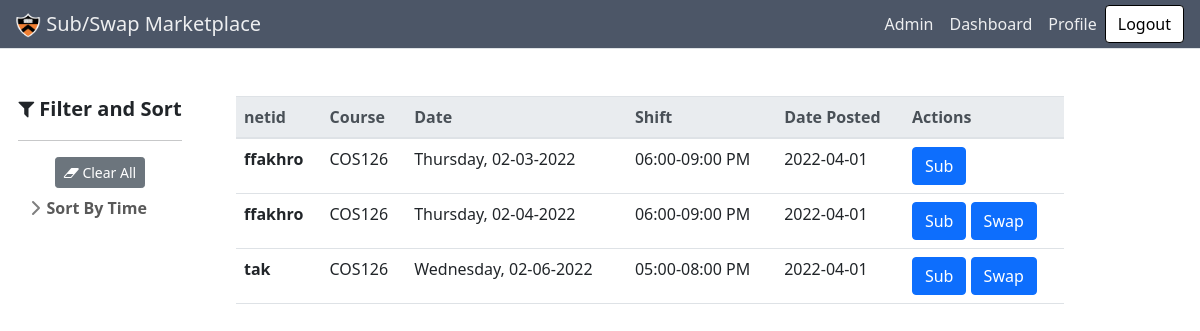
Page /dashboard (signed in) on the earlier database version.
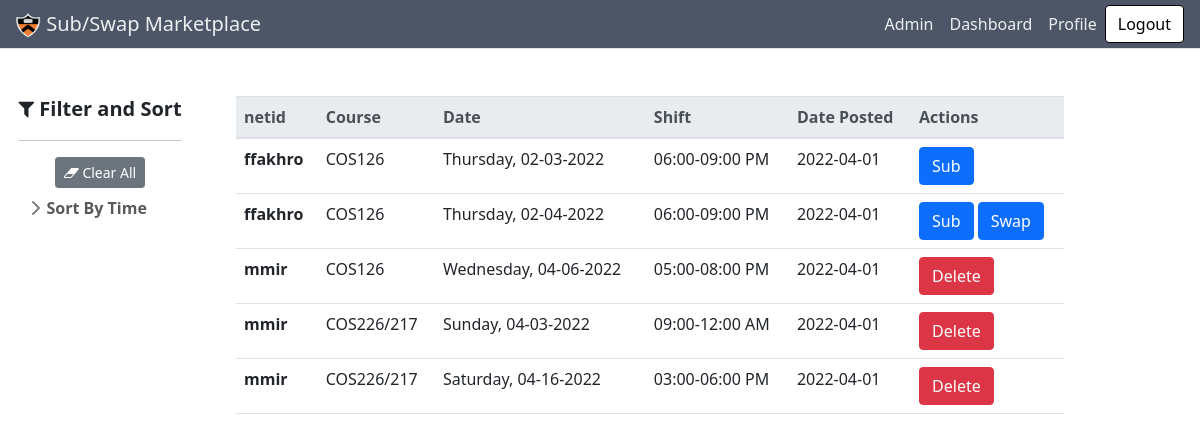
Same page on the later database version.
### subapp/models.py (models this page shows, shortened)
class Request(db.Model):
    id = db.Column(db.Integer, primary_key=True)
    swap = db.Column(db.Boolean, default=False, nullable=False)
    base_price = db.Column(db.Integer, nullable=False)
    accepted = db.Column(db.Boolean, default=False, nullable=False)
    bonus = db.Column(db.Integer, nullable=False, default=0)
    date_posted = db.Column(db.DateTime, nullable=False, default=datetime.utcnow)
    date_requested = db.Column(db.DateTime, nullable=False)
    posted_by = db.relationship(
        "User", secondary=a_posted_requests, back_populates='posted_requests')
    accepted_by = db.relationship(
        "User", secondary=a_accepted_requests, back_populates='accepted_requests')
    shift = db.relationship(
        "Shift", secondary=a_requested_shifts, back_populates="requests")

class User(db.Model, UserMixin):
    id = db.Column(db.Integer, primary_key=True)
    netid = db.Column(db.String(120), unique=True, nullable=False)
    balance = db.Column(db.Integer, default=0)
    role = db.Column(db.String(120), default="user")
    posted_requests = db.relationship(
        "Request", secondary=a_posted_requests, back_populates='posted_by')
    accepted_requests = db.relationship(
        "Request", secondary=a_accepted_requests, back_populates='accepted_by')
    schedule = db.relationship("Shift", secondary=a_assigned_shifts, back_populates='staff')

class Shift(db.Model):
    id = db.Column(db.Integer, primary_key=True)
    day = db.Column(db.String(10), nullable=False)
    start = db.Column(db.Time, nullable=False)
    end = db.Column(db.Time, nullable=False)
    course = db.Column(db.String(120), nullable=False)
    staff = db.relationship(
        "User", secondary=a_assigned_shifts, back_populates="schedule")
    requests = db.relationship(
        "Request", secondary=a_requested_shifts, back_populates="shift")

### subapp/main/routes.py (the view)
@main.route("/dashboard", methods=['GET', 'PUT'])
@login_required
def dashboard():
    active_requests = Request.query.filter(Request.accepted==False).all()
    html = render_template('main/dashboard.html', requests=active_requests,current_user=current_user)
    response = make_response(html)
    return response

### subapp/models.py (called while the page is built)
@login_manager.user_loader
def load_user(user_id):
    return User.query.get(int(user_id))

### subapp/main/templates/main/dashboard.html (shortened to what this page needs)
{% extends "main/base.html" %} {% block content %}
<div class="container-fluid">
  <div class="row align-items-start">
    <div class="sticky sidebar_container col-md-2">
      {% with tags_by_category=tags_by_category %} {% include
      "main/sidebar.html" %} {%endwith%}
    </div>
    <div class="col-md-9">
      <section class="py-5">
        <div class="items_container container px-4 px-lg-5">
          <div id="posts" class="
              row
              gx-4 gx-lg-5
              row-cols-1 row-cols-md-2 row-cols-xl-3
              justify-content-left
            ">
            <table class="table">
              <thead class="thead-light">
                <tr>
                  <th scope="col">netid</th>
                  <th scope="col">Course</th>
                  <th scope="col">Date</th>
                  <th scope="col">Shift</th>
                  <th scope="col">Date Posted</th>
                  <th scope="col">Actions</th>
                </tr>
              </thead>
              <tbody>
                {% for request in requests%}
                <tr>
                  <th scope="row">{{request.posted_by[0].netid}}</th>
                  <td>{{request.shift[0].course}}</td>
                  <td>{{request.shift[0].day}}, {{request.date_requested.strftime('%m-%d-%Y')}}</td>
                  <td> {{request.shift[0].start.strftime("%I:%M")}}-{{request.shift[0].end.strftime("%I:%M %p")}}</td>
                  <td>{{ request.date_posted.strftime('%Y-%m-%d') }}</td>
                  <td>
                    {% if request.posted_by[0] == current_user %}
                    <a href="{{url_for('requests.delete_request', requestid=request.id)}}" class="btn btn-danger" role="button" >Delete</a>
                    {% else %}
                    <a href="{{url_for('requests.sub_request', requestid=request.id)}}" class="btn btn-primary" role="button" >Sub</a>
                    {% if request.swap == True%}
                    <a href="{{url_for('requests.sub_request', requestid=request.id)}}" class="btn btn-primary" role="button" >Swap</a>
                    {% endif %}
                    {% endif %}
                  </td>
                </tr>
                {% endfor %}
              </tbody>
            </table>
      </section>
    </div>
  </div>
</div>
{% endblock content %}

### subapp/main/templates/main/base.html (shortened to what this page needs)
<!DOCTYPE html>
<html lang="en">
<head>
  <link rel="stylesheet" href="https://maxcdn.bootstrapcdn.com/bootstrap/4.0.0/css/bootstrap.min.css"
>
  <link href="https://cdn.jsdelivr.net/npm/bootstrap-icons@1.5.0/font/bootstrap-icons.css" rel="stylesheet" />
  <link href="{{url_for('main.static', filename='css/styles.css')}}" rel="stylesheet" />
  <link rel="stylesheet" href="https://use.fontawesome.com/releases/v5.8.2/css/all.css"
>
  <link rel="stylesheet" href="https://cdnjs.cloudflare.com/ajax/libs/font-awesome/4.7.0/css/font-awesome.min.css">
</head>
<body>
  <nav id="navbar" class="navbar navbar-expand-lg navbar-light bg-light fixed-top border-bottom">
    <a class="navbar-brand" href="{{url_for('main.homepage')}}"><img style="max-height:25px"
        src="{{url_for('main.static', filename='favicon.ico')}}" alt=""> Sub/Swap Marketplace</a>
    <div class="collapse navbar-collapse" id="navbarSupportedContent">
      {% if current_user.is_authenticated %}
      <ul class="navbar-nav ms-auto nav-pills">
        {% if current_user.role == 'Admin' %}
        <li class="nav-item">
          <a class="nav-link" href="{{url_for('admin.add_schedule')}}">Admin</a>
        </li>
        {% endif %}
        <li id="found" class="nav-item">
          <a class="nav-link" href="{{url_for('main.dashboard')}}">Dashboard</a>
        </li>
        <li id="myposts" class="nav-item">
          <a class="nav-link" href="{{url_for('main.profile')}}" >Profile</a>
        </li>
      </ul>
        <form
          class="form-inline my-2 my-lg-0"
          action="{{url_for('users.logout')}}"
        >
          <button class="btn btn-outline-primary my-2 my-sm-0" type="submit">
            Logout
          </button>
        </form>
        {% endif %}
    </div>
  </nav>
  {% block content %}{% endblock %}
</body>
</html>

### subapp/main/templates/main/sidebar.html (shortened to what this page needs)
<link href="{{ url_for('main.static', filename='css/sidebars.css') }}" rel="stylesheet">
<body>
    <main>
        <div id="sidebar" class="float-start" style="margin: auto;">
            <div class="flex-shrink-0 p-3 bg-white">
                <svg class="bi me-2" width="30" height="24">
                    <use xlink:href="#bootstrap" />
                </svg>
                <div class='text-center'>
                    <span class="fs-5 fw-semibold"><i class="fa fa-filter" aria-hidden="true"></i> Filter and
                        Sort</span>
                </div>
                <hr>
                <ul class="list-unstyled ps-0">
                    <div class="text-center">
                        <button class='btn btn-sm btn-secondary' type="submit" name="reset" id="reset" value=""
                            onclick='resetAll()'>
                            <i class="fa fa-eraser" aria-hidden="true"></i> Clear All
                        </button>
                    </div>
                    <li class="mb-1">
                        <button class="btn btn-toggle align-items-center rounded collapsed pt-2" data-bs-toggle="collapse"
                            data-bs-target="#sortByTime-collapse" aria-expanded="false">
                            Sort By Time
                        </button>
                    </li>
                </ul>
            </div>
        </div>
    </main>
</body>

### subapp/main/static/css/sidebars.css (style rules this page uses)
body { min-height: 100vh; min-height: -webkit-fill-available; }
html { height: -webkit-fill-available; }
main { display: flex; flex-wrap: nowrap; height:100%; max-height:85vh; overflow-x: auto; overflow-y: auto; }
.bi { vertical-align: -.125em; pointer-events: none; fill: currentColor; }
.btn-toggle { display: inline-flex; align-items: center; padding: .25rem .5rem; font-weight: 600; color: rgba(0, 0, 0, .65); background-color: transparent; border: 0; }
.btn-toggle::before { width: 1.25em; line-height: 0; transition: transform .35s ease; transform-origin: .5em 50%; }
.fw-semibold { font-weight: 600; }

Differences in the rows shown:
no longer on this page (row edited): Request: netid "tak", course "COS126", day "Wednesday", date_requested "02-06-2022", start "05:00", end "08:00 PM", date_posted "2022-04-01"
added Request: netid "mmir", course "COS126", day "Wednesday", date_requested "04-06-2022", start "05:00", end "08:00 PM", date_posted "2022-04-01"
added Request: netid "mmir", course "COS226/217", day "Sunday", date_requested "04-03-2022", start "09:00", end "12:00 AM", date_posted "2022-04-01"
added Request: netid "mmir", course "COS226/217", day "Saturday", date_requested "04-16-2022", start "03:00", end "06:00 PM", date_posted "2022-04-01"
